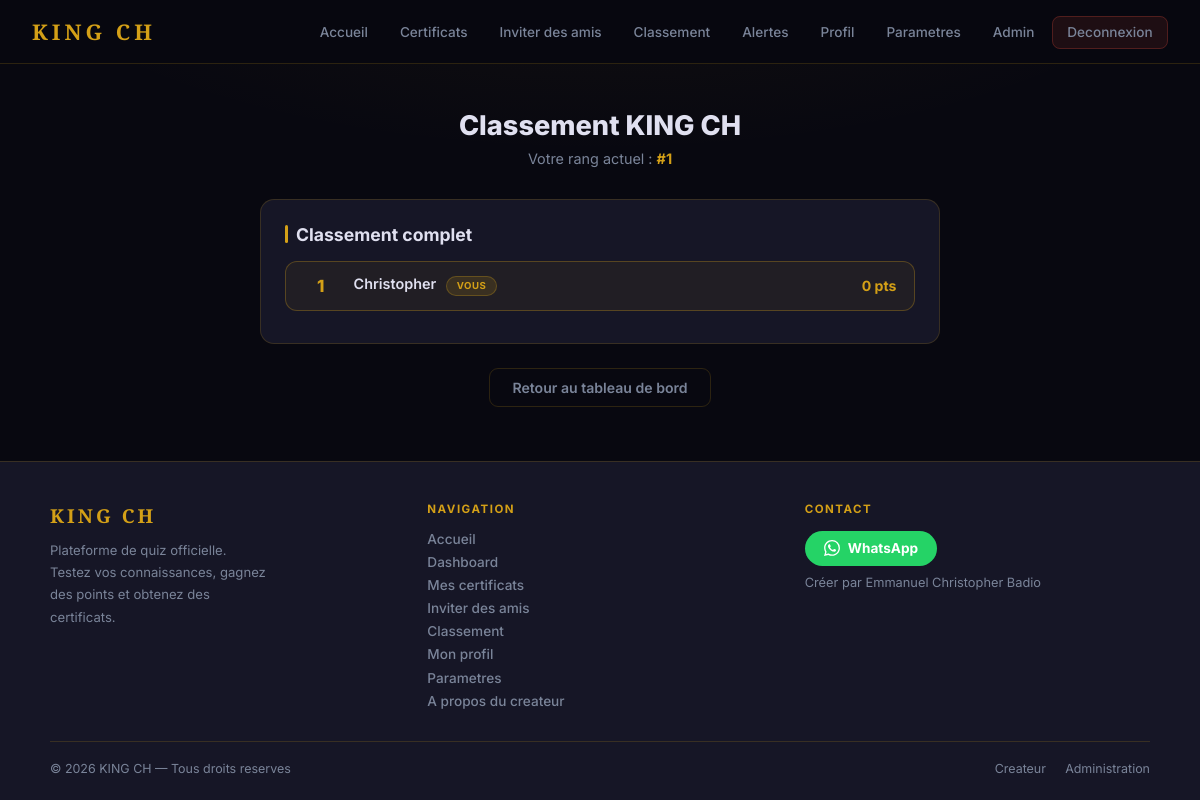
Page /leaderboard/ (signed in) on the committed database.
### quiz/models.py (models this page shows, shortened)
class UserProfile(models.Model):
    user           = models.OneToOneField(User, on_delete=models.CASCADE, related_name='profile')
    phone          = models.CharField(max_length=20, blank=True, verbose_name="Telephone")
    avatar         = models.ImageField(upload_to='avatars/', blank=True, null=True, verbose_name="Photo de profil")
    total_points   = models.IntegerField(default=0, verbose_name="Points totaux")
    is_blocked     = models.BooleanField(default=False, verbose_name="Compte bloque")
    blocked_reason = models.TextField(blank=True, verbose_name="Raison du blocage")
    whatsapp       = models.CharField(max_length=20, blank=True, verbose_name="WhatsApp")
    bio            = models.TextField(blank=True, verbose_name="Bio")
    created_at     = models.DateTimeField(auto_now_add=True)
    referral_code       = models.CharField(max_length=12, unique=True, blank=True, verbose_name="Code de parrainage")
    referred_by         = models.ForeignKey(
        User, on_delete=models.SET_NULL, null=True, blank=True,
        related_name='referrals', verbose_name="Parraine par"
    )
    referral_points_earned = models.IntegerField(default=0, verbose_name="Points de parrainage gagnes")
    class Meta:
        verbose_name        = "Profil utilisateur"
        verbose_name_plural = "Profils utilisateurs"

### quiz/views.py (the view)
# urls.py: path('leaderboard/',                   views.leaderboard_view,  name='leaderboard'),
@login_required
def leaderboard_view(request):
    leaders    = UserProfile.objects.filter(is_blocked=False).select_related('user').order_by('-total_points')[:50]
    profile, _ = UserProfile.objects.get_or_create(user=request.user)
    my_rank    = UserProfile.objects.filter(total_points__gt=profile.total_points, is_blocked=False).count() + 1
    return render(request, 'quiz/leaderboard.html', {
        'leaders': leaders, 'my_rank': my_rank, 'profile': profile,
    })

### quiz/context_processors.py (called while the page is built)
def global_context(request):
    ctx = {'whatsapp_number': '50938000000', 'unread_count': 0}
    if request.user.is_authenticated:
        try:
            ctx['unread_count'] = Notification.objects.filter(
                user=request.user, is_read=False
            ).count()
        except Exception:
            ctx['unread_count'] = 0
    return ctx

### templates/quiz/leaderboard.html (shortened to what this page needs)
{% extends 'quiz/base.html' %}
{% block content %}
<div style="max-width:680px; margin:0 auto;">
  <div style="text-align:center; margin-bottom:2rem;">
    <h1 style="font-size:1.7rem; font-weight:800;">Classement KING CH</h1>
    <p style="color:var(--muted); margin-top:0.5rem; font-size:0.9rem;">
      Votre rang actuel : <strong style="color:var(--gold);">#{{ my_rank }}</strong>
    </p>
  </div>
  <div class="card">
    <div class="section-title" style="margin-bottom:1rem;">Classement complet</div>
    {% for leader in leaders %}
    <div class="lb-row {% if leader.user == user %}me{% endif %}">
      <div class="lb-num {% if forloop.counter == 1 %}r1{% elif forloop.counter == 2 %}r2{% elif forloop.counter == 3 %}r3{% endif %}">
        {{ forloop.counter }}
      </div>
      <div class="lb-name">
        <a href="{% url 'profile_detail' leader.user.username %}" style="color:var(--text); text-decoration:none;">
          {{ leader.user.first_name|default:leader.user.username }}
        </a>
        {% if leader.user == user %}
          <span class="badge badge-gold" style="font-size:0.6rem; margin-left:0.4rem;">VOUS</span>
        {% endif %}
      </div>
      <div class="lb-pts">{{ leader.total_points }} pts</div>
    </div>
    {% empty %}
    <div style="text-align:center; color:var(--muted); padding:2rem; font-size:0.88rem;">
      Aucun joueur dans le classement.
    </div>
    {% endfor %}
  </div>
  <div style="text-align:center; margin-top:1.5rem;">
    <a href="{% url 'dashboard' %}" class="btn btn-outline">Retour au tableau de bord</a>
  </div>
</div>
{% endblock %}

### templates/quiz/base.html (style rules this page uses)
*, *::before, *::after { box-sizing: border-box; margin: 0; padding: 0; }
:root { --gold: #D4A017; --gold-light: #F5CC5A; --gold-dark: #A07810; --black: #080810; --dark: #0F0F1A; --dark2: #161626; --dark3: #1E1E32; --border: rgba(212,160,23,0.18); --text: #E0E0F0; --muted: #7A8499; --green: #2ecc71; --red: #e74c3c; --blue: #3498db; }
html { scroll-behavior: smooth; }
body { background: var(--black); color: var(--text); font-family: 'Inter', sans-serif; min-height: 100vh; display: flex; flex-direction: column; background-image: radial-gradient(ellipse 80% 45% at 50% -10%, rgba(212,160,23,0.06) 0%, transparent 65%); }
.card { background: var(--dark2); border: 1px solid var(--border); border-radius: 14px; padding: 1.5rem; }
.btn { display: inline-flex; align-items: center; gap: 0.45rem; padding: 0.65rem 1.4rem; border-radius: 9px; font-weight: 600; font-size: 0.88rem; cursor: pointer; transition: all 0.18s; border: none; text-decoration: none; font-family: 'Inter', sans-serif; }
.btn-outline { background: transparent; border: 1px solid var(--border); color: var(--muted); }
.badge { display: inline-flex; align-items: center; padding: 0.22rem 0.6rem; border-radius: 20px; font-size: 0.72rem; font-weight: 700; text-transform: uppercase; letter-spacing: 0.5px; }
.badge-gold { background: rgba(212,160,23,0.14); color: var(--gold); border: 1px solid rgba(212,160,23,0.28); }
.section-title { font-size: 1.1rem; font-weight: 700; color: var(--text); margin-bottom: 1.2rem; display: flex; align-items: center; gap: 0.5rem; }
.section-title::before { content: ''; display: block; width: 3px; height: 18px; background: var(--gold); border-radius: 2px; }

### templates/quiz/leaderboard.html (style rules this page uses)
.lb-row { display: flex; align-items: center; gap: 1rem; padding: 0.85rem 1.1rem; border-radius: 12px; margin-bottom: 0.5rem; background: rgba(255,255,255,.025); border: 1px solid transparent; transition: background .15s; }
.lb-row.me { border-color: rgba(212,160,23,.3); background: rgba(212,160,23,.06); }
.lb-num { min-width:34px; text-align:center; font-weight:800; color:var(--muted); font-size:0.9rem; }
.lb-num.r1 { color:var(--gold); font-size:1.05rem; }
.lb-name { flex:1; font-weight:600; font-size:0.9rem; }
.lb-pts { font-weight:700; color:var(--gold); font-size:0.88rem; white-space:nowrap; }

### rows in the picture
UserProfile: user.first_name "Christopher", shows "VOUS", total_points "0"

### other values in the picture
{{ my_rank }} "1"
